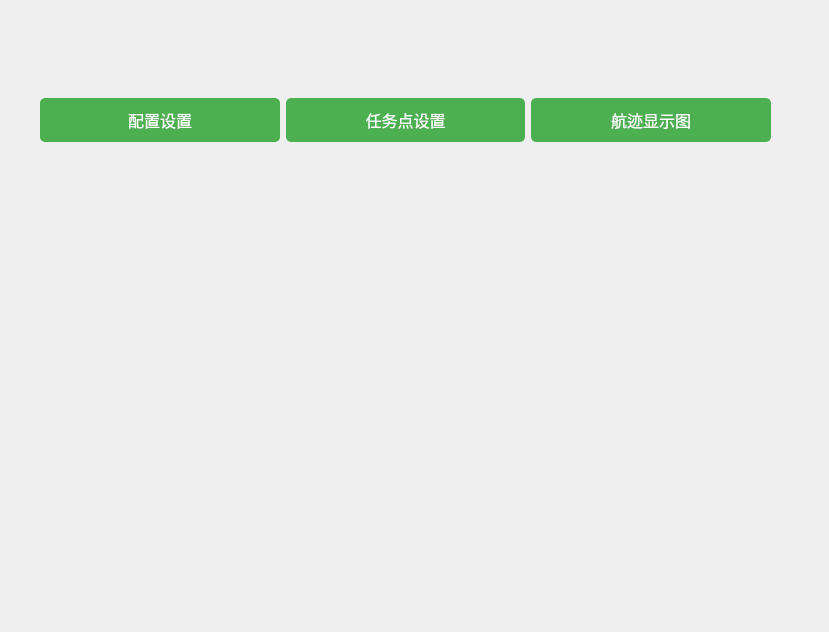
<?xml version="1.0" encoding="UTF-8"?>
<ui version="4.0">
 <class>Form</class>
 <widget class="QWidget" name="Form">
  <property name="geometry">
   <rect>
    <x>0</x>
    <y>0</y>
    <width>829</width>
    <height>632</height>
   </rect>
  </property>
  <property name="windowTitle">
   <string>无人机航迹规划系统</string>
  </property>
  <widget class="QLabel" name="label_5">
   <property name="geometry">
    <rect>
     <x>-60</x>
     <y>-60</y>
     <width>951</width>
     <height>721</height>
    </rect>
   </property>
   <property name="text">
    <string/>
   </property>
   <property name="pixmap">
    <pixmap>blue_label.png</pixmap>
   </property>
   <property name="scaledContents">
    <bool>true</bool>
   </property>
  </widget>
  <widget class="QLabel" name="label">
   <property name="geometry">
    <rect>
     <x>73</x>
     <y>171</y>
     <width>721</width>
     <height>381</height>
    </rect>
   </property>
   <property name="text">
    <string/>
   </property>
   <property name="pixmap">
    <pixmap>function1.jpg</pixmap>
   </property>
  </widget>
  <widget class="QWidget" name="layoutWidget">
   <property name="geometry">
    <rect>
     <x>40</x>
     <y>90</y>
     <width>731</width>
     <height>61</height>
    </rect>
   </property>
   <layout class="QHBoxLayout" name="horizontalLayout">
    <item>
     <widget class="QPushButton" name="pushButton">
      <property name="styleSheet">
       <string notr="true">QPushButton {
                      font-size: 16px;
                      padding: 10px;
                      border-radius: 5px;
                      background-color: #4CAF50;
                      color: white;
                      }
                      QPushButton:hover {
                      background-color: #45a049;
                      }</string>
      </property>
      <property name="text">
       <string>配置设置</string>
      </property>
     </widget>
    </item>
    <item>
     <widget class="QPushButton" name="pushButton_2">
      <property name="styleSheet">
       <string notr="true">QPushButton {
                      font-size: 16px;
                      padding: 10px;
                      border-radius: 5px;
                      background-color: #4CAF50;
                      color: white;
                      }
                      QPushButton:hover {
                      background-color: #45a049;
                      }</string>
      </property>
      <property name="text">
       <string>任务点设置</string>
      </property>
     </widget>
    </item>
    <item>
     <widget class="QPushButton" name="pushButton_3">
      <property name="styleSheet">
       <string notr="true">QPushButton {
                      font-size: 16px;
                      padding: 10px;
                      border-radius: 5px;
                      background-color: #4CAF50;
                      color: white;
                      }
                      QPushButton:hover {
                      background-color: #45a049;
                      }</string>
      </property>
      <property name="text">
       <string>航迹显示图</string>
      </property>
     </widget>
    </item>
   </layout>
  </widget>
 </widget>
 <resources/>
 <connections/>
</ui>
